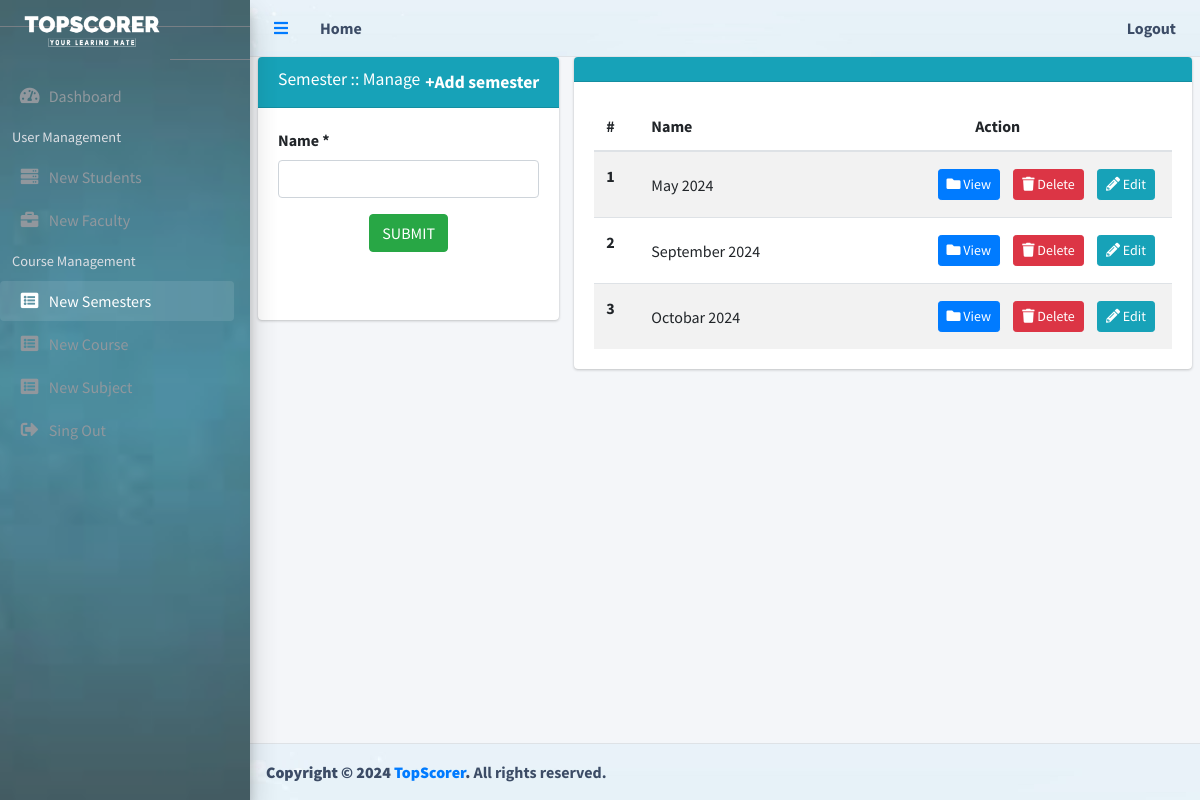
Page /admin/semester.php (signed in) on the committed database.
### tables this page shows
CREATE TABLE `semesters` (
  `semester_id` int(11) NOT NULL,
  `semester_name` varchar(255) NOT NULL
);

### admin/semester.php (the view, shortened to what this page needs)
<?php
   require_once "admin_session.php";
?>
<!DOCTYPE html>
<html lang="en">
  <head>
    <?php include('theme/header_css.php'); ?>
  <head>
  <body class="hold-transition sidebar-mini layout-fixed">
    <div id="wrapper">
      <?php include('theme/header.php');?>
      <?php include('theme/sidebar.php');?>
        <div class="content-wrapper">
          <section class="content" >
            <div class="row" >
              <div class="col-md-4" >
                <div class="card card-info" >
                  <div class="card-header">
                    <h3 class="card-title">Semester :: Manage</h3>
                    <a href="semester.php" class="card-title" style="float: right;font-weight: bold;"><span>+</span>Add semester </a>
                  </div>
                  <div class="card-body">
                    <form id="semesterForm" name="semesterForm" method="post">
                      <?php
                        if($conn) {
                          if(isset($_REQUEST['editId'])){
                            $updateId=$_REQUEST['editId'];
                            $sql1 = "SELECT * FROM semesters WHERE semester_id='".$updateId."'";
                            $result1 = mysqli_query($conn, $sql1);
                            if (mysqli_num_rows($result1)>0){
                                while($row = mysqli_fetch_assoc($result1)) {
                      ?>
                      <input type="hidden" id="semester_page" name="semester_page"  value="semester">
                      <input type="hidden" id="inputupdateId" name="inputupdateId" class="form-control" value="<?php echo $row['semester_id'];?>">
                      <div class="form-group">
                        <label for="inputName">Name <span class="warning">*</span></label>
                        <input type="text" id="inputName" name="inputName" class="form-control" value="<?php echo $row['semester_name'];?>">
                      </div>
                      <div style="display: flex;justify-content: center;align-items: center;">
                        <input type="submit" name="submit" class="btn btn-success submitBtn " value="UPDATE"/>
                      </div>
                      <br>
                      <br>
                      <span class="statusMsg"></span>
                      <?php
                        }}}else{
                      ?>
                        <div class="form-group">
                          <label for="inputName">Name <span class="warning">*</span></label>
                          <input type="text" id="inputName" name="inputName" class="form-control">
                        </div>
                        <div style="display: flex;justify-content: center;align-items: center;">
                          <input type="submit" name="submit" class="btn btn-success submitBtn " value="SUBMIT"/>
                        </div>
                      <br>
                      <br>
                      <?php
                        }}
                      ?>
                    </form>
                  </div>
                </div>
              </div>
              <div class="col-md-8" >
                <?php
                  if($conn) {
                    $sql1 = "SELECT * FROM semesters";
                    $result1 = mysqli_query($conn, $sql1);
                    $inumber=0;
                    if (mysqli_num_rows($result1)>0){
                ?>
                <div class="card card-info" >
                  <div class="card-header">
                  </div>
                  <div class="card-body">
                    <table class="table table-striped projects">
                      <thead>
                        <tr>
                          <th scope="col">#</th>
                          <th scope="col">Name</th>
                          <th scope="col" class="text-center">Action</th>
                        </tr>
                      </thead>
                      <tbody>
                        <?php
                          while($row = mysqli_fetch_assoc($result1)) {
                                  $inumber++;
                        ?>
                        <tr>
                          <th scope="row"><?php echo $inumber;?></th>
                          <td><?php echo $row['semester_name'];?></td>
                          <td class="project-actions text-right" >
                            <a class="btn btn-primary btn-sm modalLink" href="#myModal" style="margin:5px;" data-toggle="modal" data-target="#myModal" data-id="<?php echo $row['semester_id']; ?>" data-name="<?php echo $row['semester_name']; ?>" >
                                <i class="fas fa-folder">
                                </i>
                                View
                            </a>
                            <a class="btn btn-danger btn-sm itemDelete" href="#" data-id="<?php echo $row['semester_id'];?> " style="margin:5px;">
                              <i class="fas fa-trash">
                              </i>
                              Delete
                            </a>
                            <a class="btn btn-info btn-sm" href="semester.php?editId=<?php echo $row['semester_id'];?>" style="margin:5px;">
                              <i class="fas fa-pencil-alt">
                              </i>
                               Edit
                            </a>
                          </td>
                        </tr>
                        <?php } ?>
                      </tbody>
                    </table>
                  </div>
                </div>
              <?php } } ?>
              </div>
            </div>
          </section>
        </div>
      <?php include('theme/footer.php');?>
    </div>
  </body>
</html>

### rows in the picture
semesters: semester_name "May 2024"
semesters: semester_name "September 2024"
semesters: semester_name "Octobar 2024"
